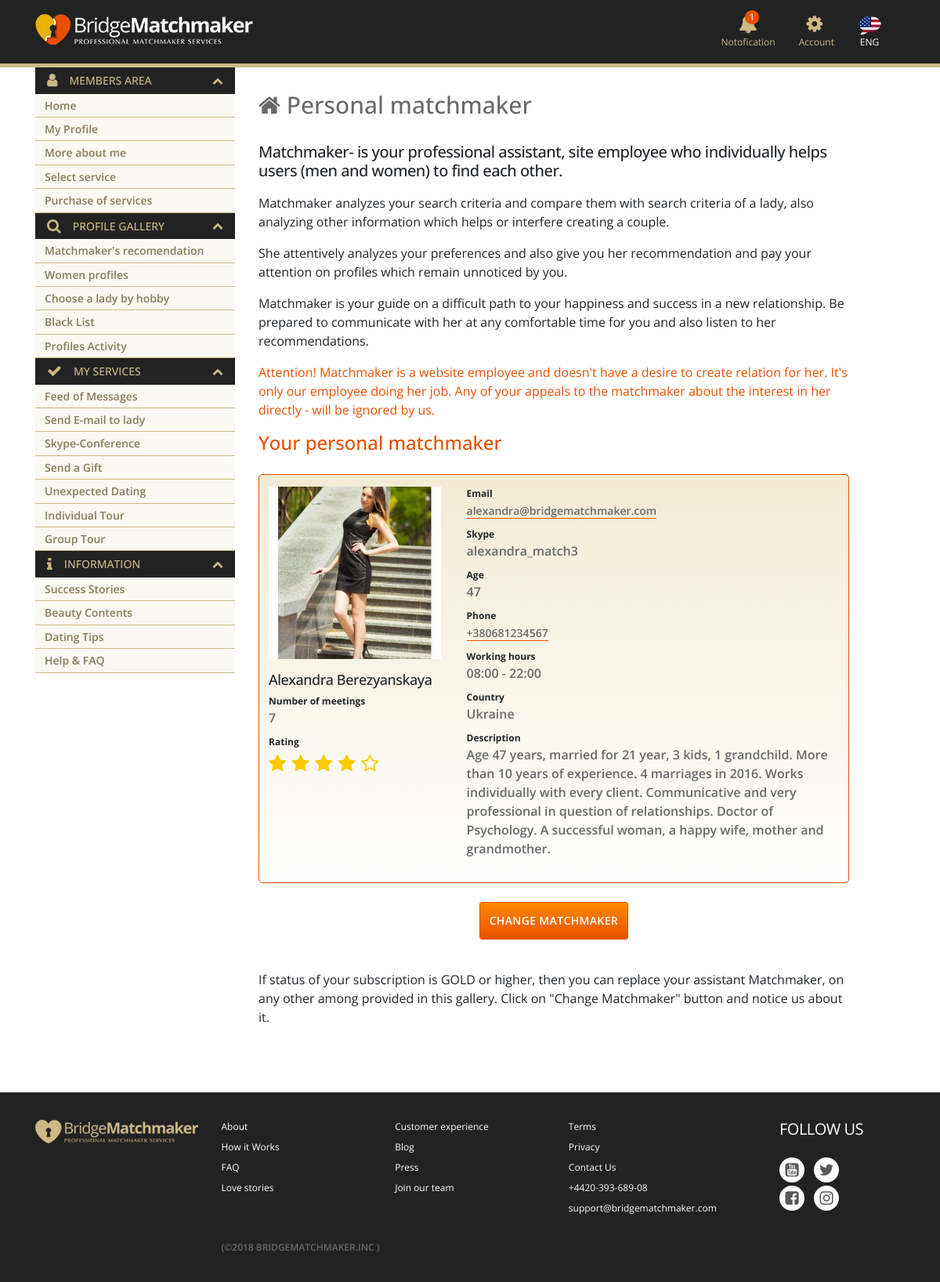
Screenshot of /member/personal_matchmaker.php (signed in) with the database file from the repository.
### tables this page shows
CREATE TABLE IF NOT EXISTS `matchmakers` (
  `id` int(11) NOT NULL AUTO_INCREMENT,
  `name` varchar(128) NOT NULL,
  `email` varchar(64) NOT NULL,
  `skype` varchar(64) NOT NULL,
  `login` varchar(64) NOT NULL,
  `pass` varchar(64) NOT NULL,
  `description` text NOT NULL,
  `age` varchar(64) NOT NULL,
  `country` varchar(64) NOT NULL,
  `phone` varchar(64) NOT NULL,
  `time` varchar(64) NOT NULL,
  `meetings` varchar(32) NOT NULL,
  `rating` varchar(32) NOT NULL,
  `answers` text NOT NULL,
  `foto` varchar(256) NOT NULL,
  `status` varchar(8) NOT NULL,
  PRIMARY KEY (`id`)
);

### member/function/user_bd.php (called while the page is built, shortened)
<?
$zapros1 = "SELECT * FROM clients WHERE email_client='".$_SESSION['email_client']."'";
$requirest1 = mysql_query($zapros1);
while($row1 = mysql_fetch_array($requirest1))
	{
		$matchmaker_login = $row1['matchmaker_login'];
	}
if($matchmaker_login !== "None")
	{
		$zapros4 = "SELECT * FROM matchmakers WHERE login='".$matchmaker_login."'";
		$requirest4 = mysql_query($zapros4);
		while($row4 = mysql_fetch_array($requirest4))
			{
				$name_match = $row4['name'];
				$description_match = $row4['description'];
				$foto_match = $row4['foto'];
				$email_match = $row4['email'];
				$skype_match = $row4['skype'];
				$age_match = $row4['age'];
				$country_match = $row4['country'];
				$phone_match = $row4['phone'];
				$time_match = $row4['time'];
				$meetings_match = $row4['meetings'];
				$rating_match = $row4['rating'];
			}
	}
?>

### member/personal_matchmaker.php (the view, shortened to what this page needs)
<!DOCTYPE html>
<html lang="en">
    <head>
        <link href="assets/css/style.css" rel="stylesheet" type="text/css">
        <link href="assets/css/style.content.css" rel="stylesheet" type="text/css">
        <link href="assets/css/bootstrap.min.css" rel="stylesheet" type="text/css">
        <link href="assets/css/font-awesome.min.css" rel="stylesheet" type="text/css">
        <link href="assets/css/owl.carousel.min.css" rel="stylesheet" type="text/css">
		<link href="assets/css/style.personal-matchmaker.css" rel="stylesheet" type="text/css">
    </head>
<body>
<?
include("./function/user_bd.php");
require "./header.php";
switch ($rating_match)
	{
		case 4:
			$rating_class = "rating-four";
		break;
	}
?>
<div class="site-wrapper">
    <div class="container">
        <div class="row">
			<? require "./menu.php"; ?>
            <div class="main-content col-md-9">
				                <div class="row">
                    <div class="col-lg-11">
                        <h2 class="page-title">
                            <i class="fa fa-home"></i>
                            Personal matchmaker
                        </h2>
                        <h5>
                            Matchmaker- is your professional assistant, site employee who individually helps users (men and women) to find each other.
                        </h5>
                        <p>
                            Matchmaker analyzes your search criteria and compare them  with search criteria of a lady, also analyzing  other information which helps or interfere creating a couple.
                        </p>
                        <p>
                            She attentively analyzes your preferences and also give you  her recommendation  and pay your attention on profiles which remain unnoticed by you.
                        </p>
                        <p>
                            Matchmaker is your guide on a difficult path to your happiness and success in a new relationship. Be prepared to communicate with her at any comfortable time for you and also listen to her recommendations.
                        </p>
                        <p class="text-accent">
                            Attention! Matchmaker is a website employee  and doesn't have a desire to create relation for her.
                            It's only our employee doing her job. Any of your appeals to the matchmaker about the interest in her directly - will be ignored by us.
                        </p>
                        <h4 class="text-accent">
                            Your personal matchmaker
                        </h4>
                        <div class="box-user-info">
                            <div class="row">
                                <div class="col-md-5 col-lg-4">
                                    <figure>
                                        <img width="220" height="220" src="../<? echo $foto_match; ?>" alt="">
                                    </figure>
                                    <h5 class="box-user-name">
										<? echo $name_match; ?>
                                    </h5>
                                    <dl class="info-list">
                                        <dt>
                                            Number of meetings
                                        </dt>
                                        <dd>
                                            <? echo $meetings_match; ?>
                                        </dd>
                                        <dt>
                                            Rating
                                        </dt>
                                        <dd>
                                            <div class="box-user-rating <? echo $rating_class; ?>" >
                                                <i class="fa"></i>
                                                <i class="fa"></i>
                                                <i class="fa"></i>
                                                <i class="fa"></i>
                                                <i class="fa"></i>
                                            </div>
                                        </dd>
                                    </dl>
                                </div>
                                <div class="col-md-7 col-lg-8 mt-4 mt-md-0">
                                    <dl class="info-list">
                                        <dt>
                                            Email
                                        </dt>
                                        <dd>
                                            <a href="mailto:<? echo $email_match; ?>">
                                                <? echo $email_match; ?>
                                            </a>
                                        </dd>
                                        <dt>
                                            Skype
                                        </dt>
                                        <dd>
                                            <? echo $skype_match; ?>
                                        </dd>
                                        <dt>
                                            Age
                                        </dt>
                                        <dd>
                                            <? echo $age_match; ?>
                                        </dd>
                                        <dt>
                                            Phone
                                        </dt>
                                        <dd>
                                            <a href="tel:<? echo $phone_match; ?>">  <? echo $phone_match; ?></a>
                                        </dd>
                                        <dt>
                                            Working hours
                                        </dt>
                                        <dd>
                                            <? echo $time_match; ?>
                                        </dd>
                                        <dt>
                                            Country
                                        </dt>
                                        <dd>
                                            <? echo $country_match; ?>
                                        </dd>
                                        <dt>
                                           Description
                                        </dt>
                                        <dd>
                                            <? echo $description_match; ?>
                                        </dd>
                                    </dl>
                                </div>
                            </div>
                        </div>
                        <div  class="text-center py-4">
                            <a href="#" class="btn btn-gradient">
                                Change matchmaker
                            </a>
                        </div>
                        <p>
                            If status of your subscription is GOLD or higher, then you can replace your assistant Matchmaker, on any other among provided in this gallery. Click on "Change Matchmaker" button and notice us about it.
                        </p>
                    </div>
                </div>
            </div>
        </div>
    </div>
</div>
<? require "footer.php";?>
</body>
</html>

### member/assets/css/style.css (style rules this page uses)
* { outline: 0 !important; }
h5 { font-weight: 600; font-size: 16px; }
h5 + p { margin-top: 17px; }
@media (min-width: 1200px) { .container { max-width: 1440px; } }
.main-content { margin-top: 30px; margin-bottom: 60px; }
.page-title { font-size: 30px; color: #696969; margin-bottom: 30px; }
html body { font-family: 'Open Sans', sans-serif; }

### member/assets/css/style.content.css (style rules this page uses)
.main-content { margin-top: 30px; margin-bottom:60px; }
.main-content a { font-size: 14px; font-weight: 600; color: #e95000; text-decoration: none; border-bottom: 1px solid #e95000; }

### member/assets/css/style.personal-matchmaker.css (style rules this page uses)
h5 { letter-spacing: -.025em; }
h2 + h5 { margin-top: 22px; }
.text-accent { color: #e95000; }
.btn { display: inline-block; font-size: 20px; line-height: 22px; text-transform: uppercase; font-weight: 600; padding: 12px; border-radius: 3px; letter-spacing: .025em; transition: all .3s; overflow: hidden; }
.btn.btn-gradient { position: relative; color: #ffffff; border: 1px solid #e95000; background: transparent; }
.btn.btn-gradient:before { position: absolute; content: ''; top: -1px; left: -1px; right: -1px; bottom: -1px; background: linear-gradient(to bottom, #ff8a00, #e95000); transition: all .3s; z-index: -1; }
.btn.btn-gradient:after { position: absolute; content: ''; top: -1px; left: -1px; right: -1px; bottom: -1px; background: linear-gradient(to top, #ff8a00, #ff8a00); transition: all .3s; z-index: -1; opacity: 0; }
* + .box-user-info { margin-top: 25px; }
.box-user-info { padding: 15px 12px; border: 1px solid #e95000; border-radius: 5px; background: linear-gradient(to top, #fff, #f3ebd3); }
.box-user-info + * { margin-bottom: 15px; }
.box-user-name { font-size: 18px; }
.box-user-rating { font-size: 24px; }
.box-user-rating i { color: #fbca00; }
.box-user-rating i:before, .box-user-rating.rating-one i:before { content: '\f006'; }
.box-user-rating.rating-two i:nth-child(1):before, .box-user-rating.rating-two i:nth-child(2):before, .box-user-rating.rating-three i:before, .box-user-rating.rating-four i:before, .box-user-rating.rating-five i:before { content: '\f005'; }
.box-user-rating.rating-three i:nth-child(4):before, .box-user-rating.rating-three i:nth-child(5):before, .box-user-rating.rating-four i:last-child:before { content: '\f006'; }
.box-user-rating i + i { margin-left: 1px; }
.info-list { font-weight: 600; }
.info-list dt { font-size: 12px; }
.info-list dd { color: #696969; margin-bottom: 10px; }
.info-list dd a { color: #696969; transition: all .3s; }

### rows the page displays
matchmakers: foto (picture), name "Alexandra Berezyanskaya", meetings "7", email "alexandra@bridgematchmaker.com", skype "alexandra_match3", age "47", phone "+380681234567", time "08:00 - 22:00", country "Ukraine", description "Age 47 years, married for 21 year, 3 kids, 1 grandchild. More than 10 years of experience. 4 marriages in 2016. Works individually with every client. Communicative and very professional in question of relationships. Doctor of Psychology. A successful woman, a happy wife, mother and grandmother."
